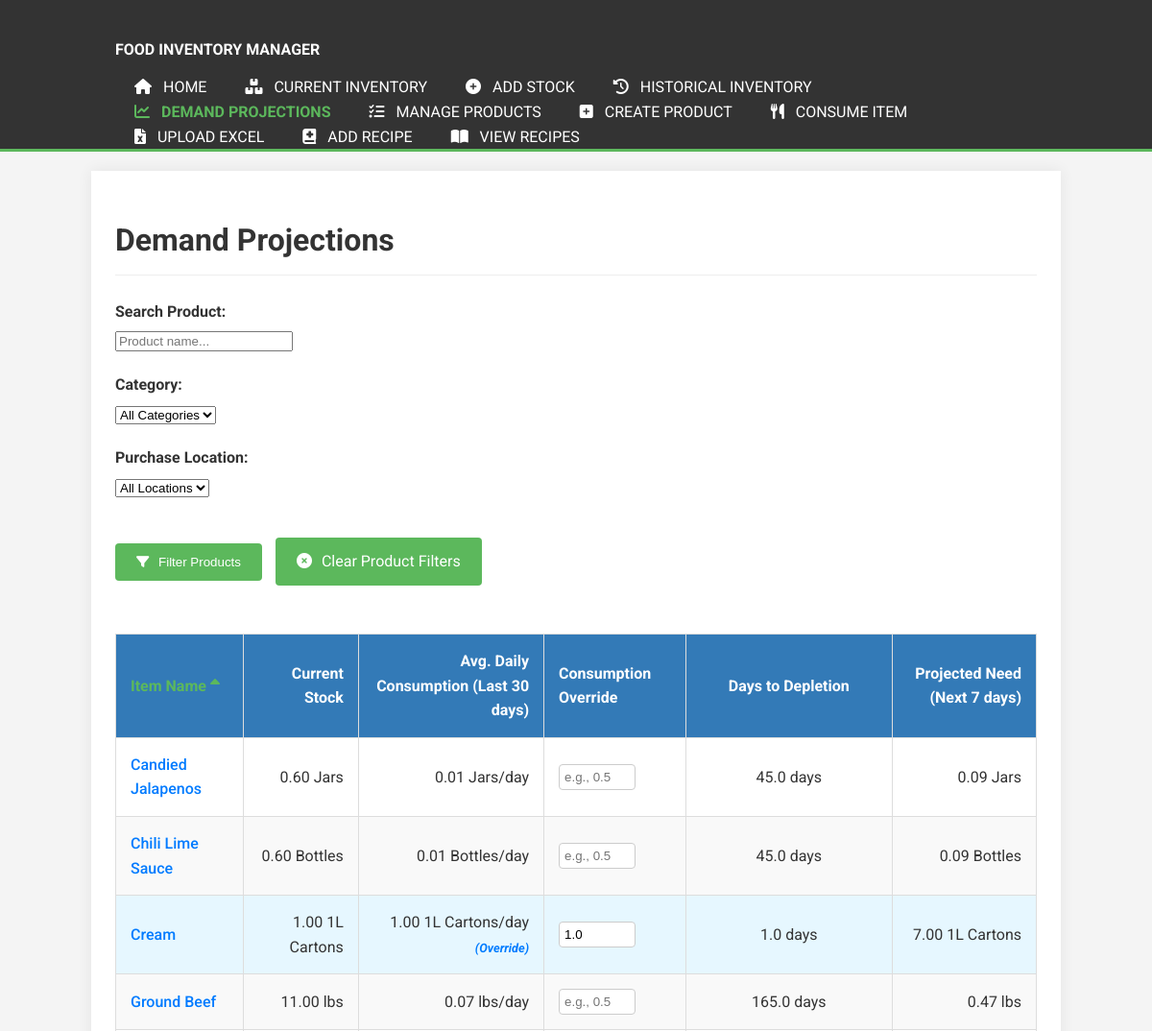
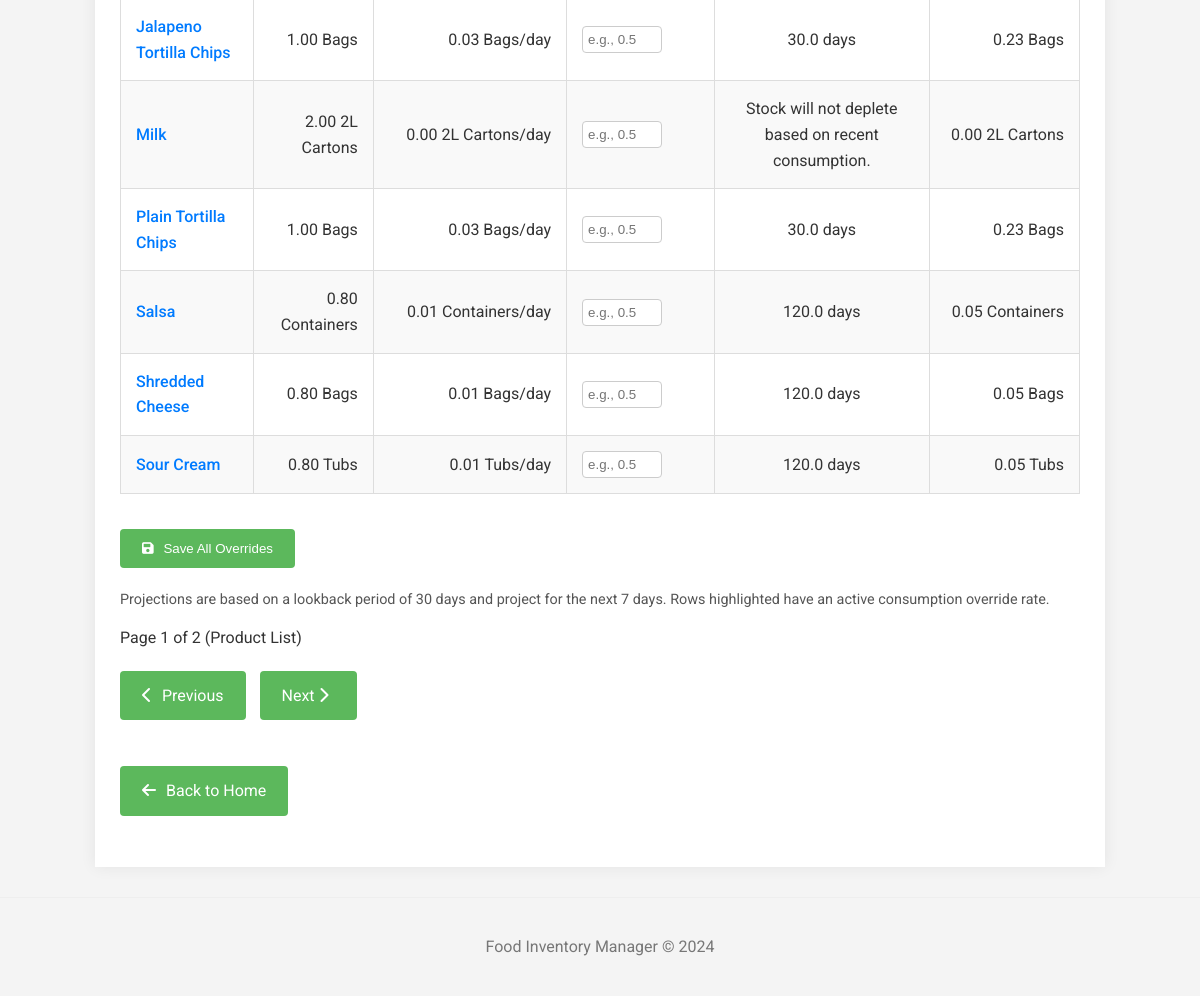
/inventory/projections, run on the app's committed database (2 pictures, top to bottom).
### tables this page shows
CREATE TABLE products (
                        id INTEGER PRIMARY KEY AUTOINCREMENT,
                        name TEXT NOT NULL UNIQUE,
                        category TEXT,
                        subcategory TEXT,
                        unit_of_measure TEXT NOT NULL,
                        default_expiry_days INTEGER NOT NULL,
                        par_level REAL DEFAULT 0,
                        max_holding_amount REAL DEFAULT 0,
    purchase_location TEXT,
    consumption_override_rate REAL DEFAULT NULL
                    );

### app.py (the view)
@app.route('/inventory/projections')
def projections_view():
    search_term = request.args.get('search_term', '').strip()
    selected_category = request.args.get('category', '').strip()
    selected_purchase_location = request.args.get('purchase_location', '').strip()
    sort_by = request.args.get('sort_by', 'name').strip() # Default sort for product list
    sort_order = request.args.get('sort_order', 'ASC').strip().upper()
    if sort_order not in ['ASC', 'DESC']:
        sort_order = 'ASC'
    try:
        page = int(request.args.get('page', 1))
        if page < 1: page = 1
    except ValueError:
        page = 1
    try:
        per_page = int(request.args.get('per_page', 10)) # Default 10 products per page for projections
        if per_page < 1: per_page = 1
    except ValueError:
        per_page = 10
    total_products_for_list = manager.get_products_for_projection_list_count(
        search_term=search_term if search_term else None,
        category=selected_category if selected_category else None,
        purchase_location=selected_purchase_location if selected_purchase_location else None
    )
    total_pages = (total_products_for_list + per_page - 1) // per_page if per_page > 0 else 1
    original_page = page
    if page > total_pages and total_pages > 0:
        page = total_pages
    elif page == 0 and total_pages > 0: # Should not happen if page default is 1 and min is 1
        page = 1
    products_on_page = manager.get_products_for_projection_list(
        search_term=search_term if search_term else None,
        category=selected_category if selected_category else None,
        purchase_location=selected_purchase_location if selected_purchase_location else None,
        sort_by=sort_by,
        sort_order=sort_order,
        page=page,
        per_page=per_page
    )
    projection_results_list = []
    if products_on_page:
        for product_dict in products_on_page:
            projection_data = manager.project_demand(product_dict['id'])
            if projection_data: # project_demand returns a dict, might include success status
                if 'product_name' in projection_data and 'item_name' not in projection_data:
                     projection_data['item_name'] = projection_data['product_name']
                projection_results_list.append(projection_data)
    categories_options = manager.get_all_categories() # Reusing existing method for product categories
    purchase_locations_options = manager.get_all_purchase_locations() # Reusing existing method
    return render_template(
        'projections.html',
        projections=projection_results_list,
        current_page=page,
        total_pages=total_pages,
        per_page=per_page,
        search_term=search_term,
        selected_category=selected_category,
        selected_purchase_location=selected_purchase_location,
        sort_by=sort_by,
        sort_order=sort_order,
        categories=categories_options,
        purchase_locations=purchase_locations_options
    )

### Food_manager.py (called while the page is built)
    def _get_db_connection(self):
        if self.conn and self.db_filepath == ":memory:":
            return self.conn
        conn = sqlite3.connect(self.db_filepath)
        conn.row_factory = sqlite3.Row # Access columns by name
        return conn

    def get_product(self, product_id):
        try:
            with self._get_db_connection() as conn:
                cursor = conn.cursor()
                cursor.execute("SELECT * FROM products WHERE id = ?", (product_id,))
                row = cursor.fetchone()
                return dict(row) if row else None
        except sqlite3.Error as e:
            print(f"Database error getting product by ID {product_id}: {e}")
            return None # Or raise error

    def get_all_categories(self):
        categories = []
        try:
            with self._get_db_connection() as conn:
                cursor = conn.cursor()
                cursor.execute("SELECT DISTINCT category FROM products WHERE category IS NOT NULL ORDER BY category ASC")
                rows = cursor.fetchall()
                for row in rows:
                    categories.append(row['category'])
        except sqlite3.Error as e:
            print(f"Database error fetching all categories: {e}")
        return categories

    def get_all_purchase_locations(self):
        locations = []
        try:
            with self._get_db_connection() as conn:
                cursor = conn.cursor()
                cursor.execute("SELECT DISTINCT purchase_location FROM products WHERE purchase_location IS NOT NULL ORDER BY purchase_location ASC")
                rows = cursor.fetchall()
                for row in rows:
                    locations.append(row['purchase_location'])
        except sqlite3.Error as e:
            print(f"Database error fetching all purchase locations: {e}")
        return locations

    def get_products_for_projection_list(self, search_term=None, category=None, purchase_location=None,
                                         sort_by='name', sort_order='ASC', page=1, per_page=10):
        return self.get_all_products(
            search_term=search_term,
            category=category,
            purchase_location=purchase_location,
            sort_by=sort_by,
            sort_order=sort_order,
            page=page,
            per_page=per_page
        )

### templates/projections.html (shortened to what this page needs)
{% extends "base.html" %}
{% block page_header %}
    <h1 class="page-title">Demand Projections</h1>
{% endblock %}
{% block content %}
<form method="GET" action="{{ url_for('projections_view') }}" class="filter-form">
    <div class="form-row">
        <div class="form-group">
            <label for="search_term">Search Product:</label>
            <input type="text" name="search_term" id="search_term" value="{{ search_term or '' }}" placeholder="Product name...">
        </div>
        <div class="form-group">
            <label for="category">Category:</label>
            <select name="category" id="category">
                <option value="" {% if not selected_category %}selected{% endif %}>All Categories</option>
            </select>
        </div>
        <div class="form-group">
            <label for="purchase_location">Purchase Location:</label>
            <select name="purchase_location" id="purchase_location">
                <option value="" {% if not selected_purchase_location %}selected{% endif %}>All Locations</option>
            </select>
        </div>
    </div>
    <div class="form-actions">
        <button type="submit" class="button"><i class="fas fa-filter"></i> Filter Products</button>
        <a href="{{ url_for('projections_view') }}" class="button button-secondary"><i class="fas fa-times-circle"></i> Clear Product Filters</a>
    </div>
</form>
    {% if projections %}
<form method="POST" action="{{ url_for('save_overrides_view') }}">
    <div class="table-responsive-wrapper">
        <table>
            <thead>
                <tr>
                    {% macro sortable_header(column_key, display_name, current_sort_by_products, current_sort_order_products, current_product_filters) %}
                        {% set new_sort_order_products = 'DESC' if current_sort_by_products == column_key and current_sort_order_products == 'ASC' else 'ASC' %}
                        {% set updated_filters = dict(current_product_filters, sort_by=column_key, sort_order=new_sort_order_products) %}
                        <th class="projections-header">
                            <a href="{{ url_for('projections_view', **updated_filters) }}">
                                {{ display_name }}
                                {% if current_sort_by_products == column_key %}
                                    <i class="fas fa-sort-{{ 'up' if current_sort_order_products == 'ASC' else 'down' }}"></i>
                                {% else %}
                                    <i class="fas fa-sort"></i>
                                {% endif %}
                            </a>
                        </th>
                    {% endmacro %}
                    {% set current_product_filters = {
                        'search_term': search_term,
                        'category': selected_category,
                        'purchase_location': selected_purchase_location,
                        'page': current_page,
                        'per_page': per_page
                    } %}
                    {{ sortable_header('name', 'Item Name', sort_by, sort_order, current_product_filters) }}
                    <th class="projections-header text-right">Current Stock</th>
                    <th class="projections-header text-right">Avg. Daily Consumption (Last {{ projections[0].lookback_days if projections and projections[0] else 'N/A' }} days)</th>
                    <th class="projections-header">Consumption Override</th>
                    <th class="projections-header text-center">Days to Depletion</th>
                    <th class="projections-header text-right">Projected Need (Next {{ projections[0].projection_days if projections and projections[0] else 'N/A' }} days)</th>
                </tr>
            </thead>
            <tbody>
                {% for proj in projections %}
                <tr {% if proj.consumption_override_rate is not none and proj.consumption_override_rate != "" %}class="override-active"{% endif %}>
                    <td>
                        {% if proj.product_id %}
                        <a href="#" class="product-name-link" data-product-id="{{ proj.product_id }}" onclick="openProductModal(this.dataset.productId); return false;">{{ proj.item_name }}</a>
                        {% else %}
                        {{ proj.item_name }}
                        {% endif %}
                    </td>
                    <td class="text-right">{{ "%.2f"|format(proj.current_stock) if proj.current_stock is number else proj.current_stock }} {{ proj.unit_of_measure if proj.unit_of_measure else ''}}</td>
                    <td class="text-right">
                        {{ "%.2f"|format(proj.avg_daily_consumption) }} {{ proj.unit_of_measure if proj.unit_of_measure else ''}}/day
                        {% if proj.consumption_override_rate is not none and proj.consumption_override_rate != "" %}
                            <span class="override-indicator" title="Using override rate">(Override)</span>
                        {% endif %}
                    </td>
                    <td>
                        <input type="number" step="0.01" min="0" name="overrides[{{ proj.product_id }}]" value="{{ proj.consumption_override_rate | default('', true) }}" class="override-input" placeholder="e.g., 0.5">
                    </td>
                    <td class="text-center">{{ proj.days_to_depletion }}</td>
                    <td class="text-right">{{ "%.2f"|format(proj.projected_need) }} {{ proj.unit_of_measure if proj.unit_of_measure else ''}}</td>
                </tr>
                {% endfor %}
            </tbody>
        </table>
    </div>
    <button type="submit" class="button button-primary" style="margin-top: 15px;"><i class="fas fa-save"></i> Save All Overrides</button>
</form>
        {% if projections and projections[0] %}
        <p style="font-size: 0.9em; color: #555; margin-top: 10px;">
            Projections are based on a lookback period of {{ projections[0].lookback_days }} days and project for the next {{ projections[0].projection_days }} days.
            Rows highlighted have an active consumption override rate.
        </p>
        {% endif %}
    {% if total_pages > 1 %}
    <div class="pagination">
        <span>Page {{ current_page }} of {{ total_pages }} (Product List)</span>
        <div class="page-navigation">
            {% set pagination_filters = {
                'search_term': search_term,
                'category': selected_category,
                'purchase_location': selected_purchase_location,
                'sort_by': sort_by,
                'sort_order': sort_order,
                'per_page': per_page
            } %}
            {% if current_page > 1 %}
            <a href="{{ url_for('projections_view', **dict(pagination_filters, page=current_page - 1)) }}" class="button button-small">
                <i class="fas fa-chevron-left"></i> Previous
            </a>
            {% else %}
            <span class="button button-small button-disabled"><i class="fas fa-chevron-left"></i> Previous</span>
            {% endif %}
            {% if current_page < total_pages %}
            <a href="{{ url_for('projections_view', **dict(pagination_filters, page=current_page + 1)) }}" class="button button-small">
                Next <i class="fas fa-chevron-right"></i>
            </a>
            {% else %}
            <span class="button button-small button-disabled">Next <i class="fas fa-chevron-right"></i></span>
            {% endif %}
        </div>
    </div>
    {% endif %}
    {% endif %}
    <p><a href="{{ url_for('home') }}" class="nav-link-button" style="margin-top: 20px;"><i class="fas fa-arrow-left"></i> Back to Home</a></p>
{% endblock %}

### static/style.css (style rules this page uses)
body { font-family: 'Roboto', Arial, sans-serif; margin: 0; padding: 0; background-color: #f4f4f4; color: #333; line-height: 1.6; }
h1, h2, h3 { color: #333; }
h1.page-title { margin-bottom: 25px; color: #333; border-bottom: 1px solid #eee; padding-bottom: 10px; }
.form-group { margin-bottom: 20px; }
.form-group label { display: block; margin-bottom: 5px; font-weight: bold; }
table { width: 100%; border-collapse: collapse; margin-top: 20px; box-shadow: 0 2px 3px rgba(0,0,0,0.1); }
th, td { padding: 15px; border: 1px solid #ddd; text-align: left; vertical-align: middle; }
th { color: white; font-weight: bold; }
th.projections-header { background-color: #337ab7; }
tr:nth-child(even) { background-color: #f9f9f9; }
a { color: #5cb85c; text-decoration: none; }
.button, .nav-link-button { display: inline-block; margin-top: 20px; padding: 12px 22px; background-color: #5cb85c; color: white !important; border-radius: 4px; text-decoration: none; border: none; cursor: pointer; margin-right: 10px; margin-bottom: 10px; transition: transform 0.2s ease-out, background-color 0.2s ease-out; }
.button i, .nav-link-button i { margin-right: 6px; }
.table-responsive-wrapper { overflow-x: auto; margin-top: 20px; margin-bottom: 20px; }
.text-right { text-align: right !important; }
.text-center { text-align: center !important; }
.override-input { width: 80px; padding: 5px; border: 1px solid #ccc; border-radius: 4px; box-sizing: border-box; }
tr.override-active { background-color: #e6f7ff; font-weight: normal; }
.override-indicator { font-size: 0.8em; color: #007bff; margin-left: 5px; font-style: italic; font-weight: bold; }
.product-name-link { color: #007bff; text-decoration: none; cursor: pointer; font-weight: 500; }

### data on the page
products: item_name "Candied Jalapenos", current_stock "0.60", unit_of_measure "Jars", avg_daily_consumption "0.01", days_to_depletion "45.0 days", projected_need "0.09"
products: item_name "Chili Lime Sauce", current_stock "0.60", unit_of_measure "Bottles", avg_daily_consumption "0.01", days_to_depletion "45.0 days", projected_need "0.09"
products: item_name "Cream", current_stock "1.00", unit_of_measure "1L Cartons", avg_daily_consumption "1.00", shows "(Override)", consumption_override_rate "1.0", days_to_depletion "1.0 days", projected_need "7.00"
products: item_name "Ground Beef", current_stock "11.00", unit_of_measure "lbs", avg_daily_consumption "0.07", days_to_depletion "165.0 days", projected_need "0.47"
products: item_name "Jalapeno Tortilla Chips", par_level "1.00", unit_of_measure "Bags", avg_daily_consumption "0.03", days_to_depletion "30.0 days", projected_need "0.23"
products: item_name "Milk", current_stock "2.00", unit_of_measure "2L Cartons", avg_daily_consumption "0.00", days_to_depletion "Stock will not deplete based on recent consumption.", projected_need "0.00"
products: item_name "Plain Tortilla Chips", par_level "1.00", unit_of_measure "Bags", avg_daily_consumption "0.03", days_to_depletion "30.0 days", projected_need "0.23"
products: item_name "Salsa", current_stock "0.80", unit_of_measure "Containers", avg_daily_consumption "0.01", days_to_depletion "120.0 days", projected_need "0.05"
products: item_name "Shredded Cheese", current_stock "0.80", unit_of_measure "Bags", avg_daily_consumption "0.01", days_to_depletion "120.0 days", projected_need "0.05"
products: item_name "Sour Cream", current_stock "0.80", unit_of_measure "Tubs", avg_daily_consumption "0.01", days_to_depletion "120.0 days", projected_need "0.05"

### other printed values
{{ display_name }} "Item Name"
{{ projections[0].lookback_days }} "30"
{{ projections[0].projection_days }} "7"
{{ current_page }} "1"
{{ total_pages }} "2"
